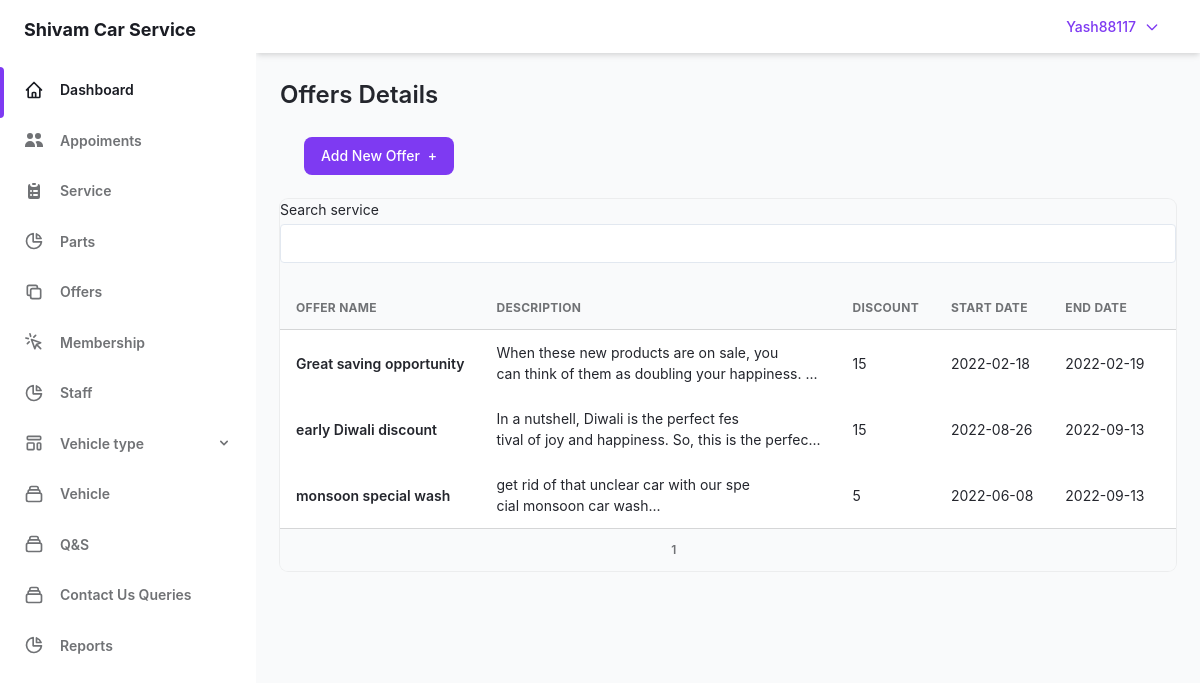
The app's page /admin/offers.php (signed in) with its own data.
### tables this page shows
CREATE TABLE `user` (
  `user_id` int(5) NOT NULL,
  `user_name` varchar(30) NOT NULL,
  `user_pass` varchar(40) NOT NULL,
  `user_email` varchar(50) NOT NULL,
  `user_add` varchar(255) NOT NULL,
  `user_phone` bigint(10) DEFAULT NULL,
  `user_sec_ques` varchar(50) NOT NULL,
  `user_sec_ans` varchar(20) NOT NULL,
  `companycompany_id` int(5) NOT NULL,
  `otp` int(5) DEFAULT NULL
);

CREATE TABLE `offer` (
  `offer_id` int(1) NOT NULL,
  `offer_start_date` date NOT NULL,
  `offer_end_date` date NOT NULL,
  `offer_disscount` int(10) NOT NULL,
  `is_active` int(1) NOT NULL,
  `offer_name` varchar(255) DEFAULT NULL,
  `offer_desc` varchar(255) DEFAULT NULL
);

### admin/offers.php (the view, shortened to what this page needs)
<?php require "sidebar.php";
require "../lockscreen/connection.php"; ?>
<main class="h-full overflow-y-auto">
  <div class="container grid px-6 mx-auto">
    <h2 class="my-6 text-2xl font-semibold text-gray-700 dark:text-gray-200">
      Offers Details
    </h2>
    <div class="px-6 mb-6">
      <a href="../admin/add-offer.php">
        <button class="flex items-center   px-4 py-2 text-sm font-medium leading-5 text-white transition-colors duration-150 bg-purple-600 border border-transparent rounded-lg active:bg-purple-600 hover:bg-purple-700 focus:outline-none focus:shadow-outline-purple">
          Add New Offer
          <span class="ml-2" aria-hidden="true">+</span>
        </button></a>
    </div>
    <div class="w-full overflow-hidden rounded-lg shadow-xs">
      <div class="w-full overflow-x-auto">
        <?php
        $limit = 5;
        if (isset($_GET['page'])) {
          $page = $_GET['page'];
        } else {
          $page = 1;
        }
        $offset = ($page - 1) * $limit;
        $sql = "SELECT  o.* FROM offer as o  LIMIT {$offset},{$limit}";
        $res = mysqli_query($con, $sql)  or die("quary failed");
        if (mysqli_num_rows($res) > 0) {
        ?>
          <table class="w-full whitespace-no-wrap" id="tbl_body">
            <label class="block text-sm">
              <span class="text-gray-700 dark:text-gray-400">Search service</span>
              <input name="offer_find" id="offer_find" type="text" class="block w-full mt-1 text-sm dark:border-gray-600 dark:bg-gray-700 focus:border-purple-400 focus:outline-none focus:shadow-outline-purple dark:text-gray-300 dark:focus:shadow-outline-gray form-input" />
            </label><br>
            <thead>
              <tr class="text-xs font-semibold tracking-wide text-left text-gray-500 uppercase border-b dark:border-gray-700 bg-gray-50 dark:text-gray-400 dark:bg-gray-800">
                <th class="px-4 py-3">Offer name</th>
                <th class="px-4 py-3">Description</th>
                <th class="px-4 py-3">Discount</th>
                <th class="px-4 py-3">Start date</th>
                <th class="px-4 py-3">End date</th>
                <th class="px-4 py-3">Is Active</th>
              </tr>
            </thead>
            <?php
            while ($row =  mysqli_fetch_array($res)) {
            ?>
              <tbody class="bg-white divide-y dark:divide-gray-700 dark:bg-gray-800" id="tbl_body">
                <tr class="text-gray-700 dark:text-gray-400">
                  <td class="px-4 py-3">
                    <div class="flex items-center text-sm">
                      <div>
                        <p class="font-semibold">
                          <?php echo $row['offer_name']; ?>
                        </p>
                      </div>
                    </div>
                  </td>
                  <td class="px-4 py-3 text-sm">
                    <?php echo substr($row['offer_desc'], 0, 40) . "<br>" . substr($row['offer_desc'], 40, 50) . "..."; ?>
                  </td>
                  <td class="px-4 py-3 text-sm">
                    <?php echo $row['offer_disscount']; ?>
                  </td>
                  <td class="px-4 py-3 text-sm">
                    <?php echo $row['offer_start_date']; ?>
                  </td>
                  <td class="px-4 py-3 text-sm">
                    <?php echo $row['offer_end_date']; ?>
                  </td>
                  <td class="px-4 py-3 text-xs">
                  </td>
                </tr>
              </tbody>
            <?php } ?>
          </table>
        <?php } ?>
      </div>
      <div class="grid px-4 py-3 text-xs font-semibold tracking-wide text-gray-500 uppercase border-t dark:border-gray-700 bg-gray-50 sm:grid-cols-9 dark:text-gray-400 dark:bg-gray-800">
        <span class="flex col-span-4 mt-2 sm:mt-auto sm:justify-end" id="pagination" >
          <?php
          $sql1 = "SELECT * FROM offer";
          $result1 = mysqli_query($con, $sql1) or die("Query Failed.");
          if (mysqli_num_rows($result1) > 0) {
            $total_records = mysqli_num_rows($result1);
            $total_page = ceil($total_records / $limit);
            echo '<ul class="inline-flex items-center">';
            for ($i = 1; $i <= $total_page; $i++) {
              if ($i == $page) {
                $active = "active";
              } else {
                $active = "";
              }
              echo '<li class="' . $active . ' "> &nbsp; <a href="offers.php?page=' . $i . '">' . $i  . '&nbsp;</a></li>';
            }
            echo '</ul>';
          }
          ?>
        </span>
      </div>
    </div>
  </div>
  </div>
</div>
</body>
</html>

### admin/sidebar.php (shortened to what this page needs)
<?php
require_once "../lockscreen/connection.php";
?>
<!DOCTYPE html>
<html :class="{ 'theme-dark': dark }" x-data="data()" lang="en">
<head>
  <link rel="stylesheet" href="./assets/css/tailwind.output.css" />
  <link rel="stylesheet" href="https://cdnjs.cloudflare.com/ajax/libs/Chart.js/2.9.3/Chart.min.css" />
</head>
<div class="flex h-screen bg-gray-50 dark:bg-gray-900" :class="{ 'overflow-hidden': isSideMenuOpen }">
  <aside class="z-20 hidden w-64 overflow-y-auto bg-white dark:bg-gray-800 md:block flex-shrink-0">
    <div class="py-4 text-gray-500 dark:text-gray-400">
      <a class="ml-6 text-lg font-bold text-gray-800 dark:text-gray-200" href="Dassboard.php">
        Shivam Car Service
      </a>
      <ul class="mt-6">
        <li class="relative px-6 py-3">
          <span class="absolute inset-y-0 left-0 w-1 bg-purple-600 rounded-tr-lg rounded-br-lg" aria-hidden="true"></span>
          <a class="inline-flex items-center w-full text-sm font-semibold text-gray-800 transition-colors duration-150 hover:text-gray-800 dark:hover:text-gray-200 dark:text-gray-100" href="../admin/Dassboard.php">
            <span class="ml-4">Dashboard</span>
          </a>
        </li>
      </ul>
      <ul>
        <li class="relative px-6 py-3">
          <a class="inline-flex items-center w-full text-sm font-semibold transition-colors duration-150 hover:text-gray-800 dark:hover:text-gray-200" href="Appoiments.php">
            <svg xmlns="http://www.w3.org/2000/svg" class="h-5 w-5" viewBox="0 0 20 20" fill="currentColor">
              <path d="M9 6a3 3 0 11-6 0 3 3 0 016 0zM17 6a3 3 0 11-6 0 3 3 0 016 0zM12.93 17c.046-.327.07-.66.07-1a6.97 6.97 0 00-1.5-4.33A5 5 0 0119 16v1h-6.07zM6 11a5 5 0 015 5v1H1v-1a5 5 0 015-5z" />
            </svg>
            <span class="ml-4">Appoiments</span>
          </a>
        </li>
        <li class="relative px-6 py-3">
          <a class="inline-flex items-center w-full text-sm font-semibold transition-colors duration-150 hover:text-gray-800 dark:hover:text-gray-200" href="../admin/service.php">
            <span class="ml-4">Service</span>
          </a>
        </li>
        <li class="relative px-6 py-3">
          <a class="inline-flex items-center w-full text-sm font-semibold transition-colors duration-150 hover:text-gray-800 dark:hover:text-gray-200" href="parts.php">
            <svg class="w-5 h-5" aria-hidden="true" fill="none" stroke-linecap="round" stroke-linejoin="round" stroke-width="2" viewBox="0 0 24 24" stroke="currentColor">
              <path d="M11 3.055A9.001 9.001 0 1020.945 13H11V3.055z"></path>
              <path d="M20.488 9H15V3.512A9.025 9.025 0 0120.488 9z"></path>
            </svg>
            <span class="ml-4">Parts</span>
          </a>
        </li>
        <li class="relative px-6 py-3">
          <a class="inline-flex items-center w-full text-sm font-semibold transition-colors duration-150 hover:text-gray-800 dark:hover:text-gray-200" href="offers.php">
            <svg class="w-5 h-5" aria-hidden="true" fill="none" stroke-linecap="round" stroke-linejoin="round" stroke-width="2" viewBox="0 0 24 24" stroke="currentColor">
              <path d="M8 16H6a2 2 0 01-2-2V6a2 2 0 012-2h8a2 2 0 012 2v2m-6 12h8a2 2 0 002-2v-8a2 2 0 00-2-2h-8a2 2 0 00-2 2v8a2 2 0 002 2z"></path>
            </svg>
            <span class="ml-4">Offers</span>
          </a>
        </li>
        <li class="relative px-6 py-3">
          <a class="inline-flex items-center w-full text-sm font-semibold transition-colors duration-150 hover:text-gray-800 dark:hover:text-gray-200" href="Membership.php">
            <svg class="w-5 h-5" aria-hidden="true" fill="none" stroke-linecap="round" stroke-linejoin="round" stroke-width="2" viewBox="0 0 24 24" stroke="currentColor">
              <path d="M15 15l-2 5L9 9l11 4-5 2zm0 0l5 5M7.188 2.239l.777 2.897M5.136 7.965l-2.898-.777M13.95 4.05l-2.122 2.122m-5.657 5.656l-2.12 2.122"></path>
            </svg>
            <span class="ml-4">Membership</span>
          </a>
        </li>
        <li class="relative px-6 py-3">
          <a class="inline-flex items-center w-full text-sm font-semibold transition-colors duration-150 hover:text-gray-800 dark:hover:text-gray-200" href="staff.php">
            <svg class="w-5 h-5" aria-hidden="true" fill="none" stroke-linecap="round" stroke-linejoin="round" stroke-width="2" viewBox="0 0 24 24" stroke="currentColor">
              <path d="M11 3.055A9.001 9.001 0 1020.945 13H11V3.055z"></path>
              <path d="M20.488 9H15V3.512A9.025 9.025 0 0120.488 9z"></path>
            </svg>
            <span class="ml-4">Staff</span>
          </a>
        </li>
        <li class="relative px-6 py-3">
          <button class="inline-flex items-center justify-between w-full text-sm font-semibold transition-colors duration-150 hover:text-gray-800 dark:hover:text-gray-200" @click="togglePagesMenu" aria-haspopup="true">
            <span class="inline-flex items-center">
              <span class="ml-4">Vehicle type</span>
            </span>
            <svg class="w-4 h-4" aria-hidden="true" fill="currentColor" viewBox="0 0 20 20">
              <path fill-rule="evenodd" d="M5.293 7.293a1 1 0 011.414 0L10 10.586l3.293-3.293a1 1 0 111.414 1.414l-4 4a1 1 0 01-1.414 0l-4-4a1 1 0 010-1.414z" clip-rule="evenodd"></path>
            </svg>
          </button>
        </li>
        <li class="relative px-6 py-3">
          <a class="inline-flex items-center w-full text-sm font-semibold transition-colors duration-150 hover:text-gray-800 dark:hover:text-gray-200" href="Vehicle.php">
            <span class="ml-4">Vehicle</span>
          </a>
        </li>
        <li class="relative px-6 py-3">
          <a class="inline-flex items-center w-full text-sm font-semibold transition-colors duration-150 hover:text-gray-800 dark:hover:text-gray-200" href="Q&S.php">
            <span class="ml-4">Q&S</span>
          </a>
        </li>
        <li class="relative px-6 py-3">
          <a class="inline-flex items-center w-full text-sm font-semibold transition-colors duration-150 hover:text-gray-800 dark:hover:text-gray-200" href="Contact_Us_Queries.php">
            <span class="ml-4">Contact Us Queries</span>
          </a>
        </li>
        <li class="relative px-6 py-3">
          <a class="inline-flex items-center w-full text-sm font-semibold transition-colors duration-150 hover:text-gray-800 dark:hover:text-gray-200" href="Reports.php">
            <svg class="w-5 h-5" aria-hidden="true" fill="none" stroke-linecap="round" stroke-linejoin="round" stroke-width="2" viewBox="0 0 24 24" stroke="currentColor">
              <path d="M11 3.055A9.001 9.001 0 1020.945 13H11V3.055z"></path>
              <path d="M20.488 9H15V3.512A9.025 9.025 0 0120.488 9z"></path>
            </svg>
            <span class="ml-4">Reports</span>
          </a>
        </li>
      </ul>
    </div>
  </aside>
  <div class="flex flex-col flex-1 w-full">
    <header class="z-10 py-4 bg-white shadow-md dark:bg-gray-800">
      <div class="container flex items-center justify-end h-full px-6 mx-auto text-purple-600 dark:text-purple-300">
        <?php
        $email = $_SESSION['admin_login'];
        $get_username = "SELECT * FROM user WHERE user_email = '$email'";
        $res = mysqli_query($con, $get_username);
        $username = mysqli_fetch_array($res);
        ?>
        <button class=" font-medium rounded-lg text-sm px-4 py-2.5 text-center inline-flex items-center" type="button" data-dropdown-toggle="dropdown"><?php echo $username['user_name']; ?><svg class="w-4 h-4 ml-2" fill="none" stroke="currentColor" viewBox="0 0 24 24" xmlns="http://www.w3.org/2000/svg">
            <path stroke-linecap="round" stroke-linejoin="round" stroke-width="2" d="M19 9l-7 7-7-7"></path>
          </svg>
        </button>
      </div>
    </header>

### records on screen
user: user_name "Yash88117"
offer: offer_name "Great saving opportunity", offer_desc "When these new products are on sale, you", offer_desc "can think of them as doubling your happiness.", offer_disscount "15", offer_start_date "2022-02-18", offer_end_date "2022-02-19"
offer: offer_name "early Diwali discount", offer_desc "In a nutshell, Diwali is the perfect fes", offer_desc "tival of joy and happiness. So, this is the perfec", offer_disscount "15", offer_start_date "2022-08-26", offer_end_date "2022-09-13"
offer: offer_name "monsoon special wash", offer_desc "get rid of that unclear car with our spe", offer_desc "cial monsoon car wash", offer_disscount "5", offer_start_date "2022-06-08", offer_end_date "2022-09-13"
